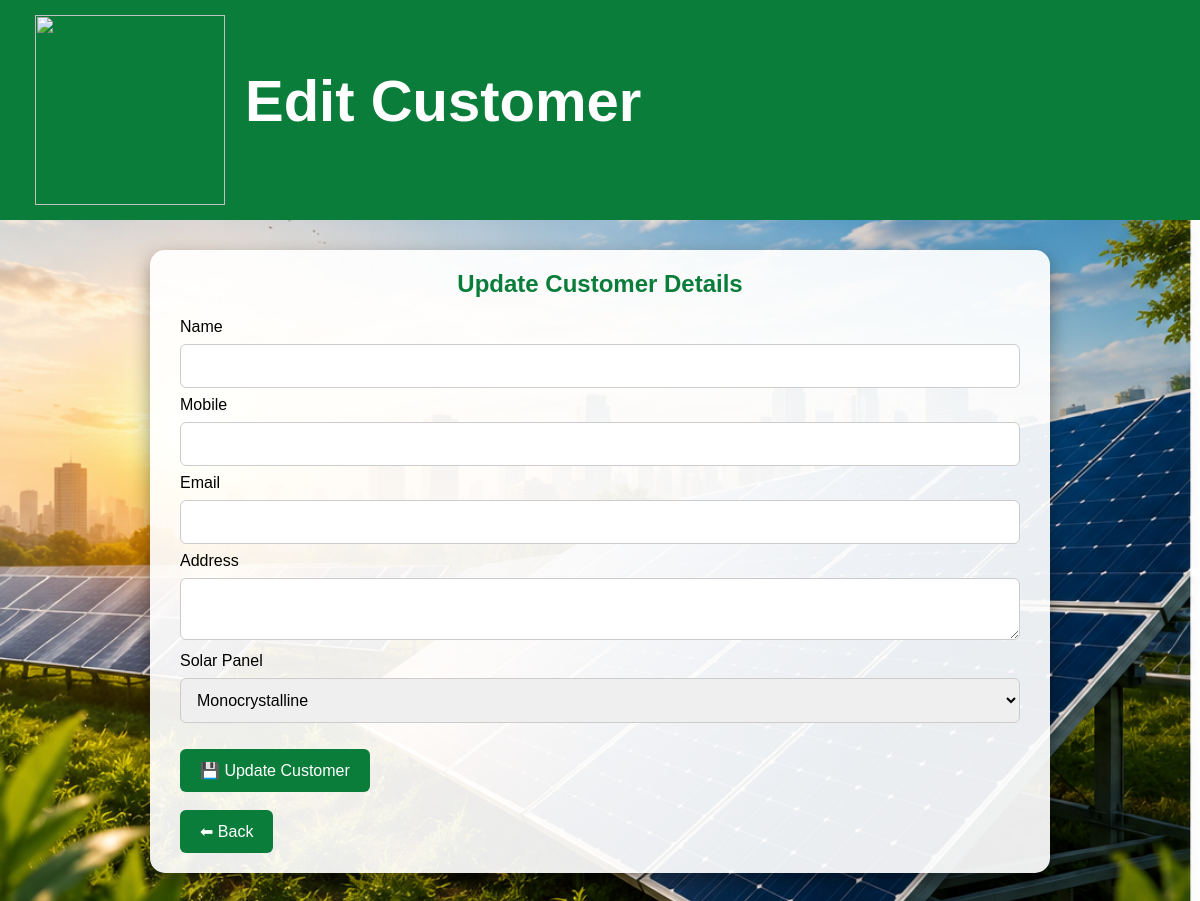
Before: /edit_customer/3 with the older database file.
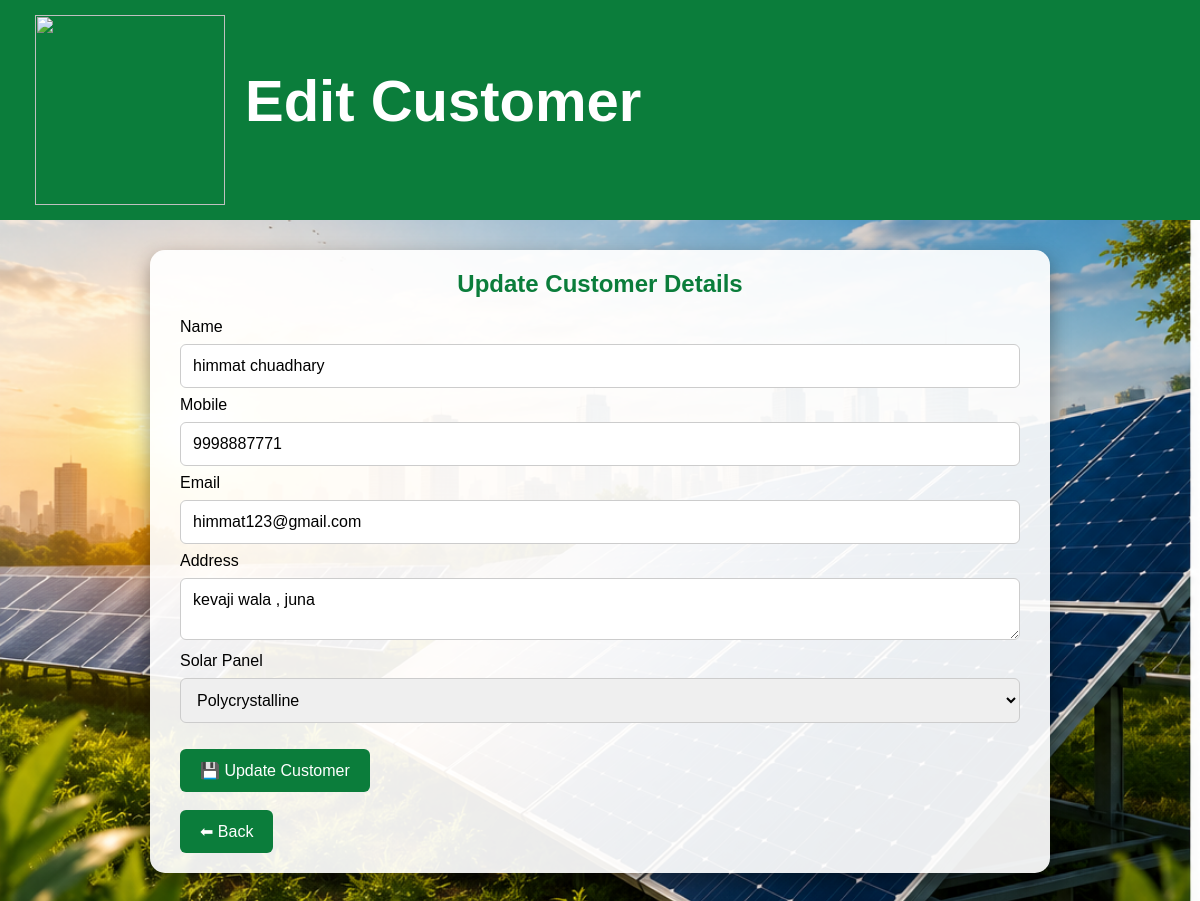
After: the same page with the newer database file.
### tables this page shows
CREATE TABLE customers(
id INTEGER PRIMARY KEY AUTOINCREMENT,
name TEXT,
mobile TEXT,
email TEXT,
address TEXT,
panel TEXT
);

### app.py (the view)
@app.route("/edit_customer/<int:id>")
def edit_customer(id):
    c = connect_db()
    cur = c.cursor()
    cur.execute("SELECT * FROM customers WHERE id=?", (id,))
    customer = cur.fetchone()
    c.close()
    return render_template("edit_customer.html", customer=customer)

### app.py (called while the page is built)
def connect_db():
    return sqlite3.connect("solar.db")

### templates/edit_customer.html (shortened to what this page needs)
<!DOCTYPE html>
<html>
<head>
<link rel="stylesheet"
href="{{ url_for('static', filename='style.css') }}">
</head>
<body>
<header class="header">
<div class="header-left">
<img src="{{ url_for('static', filename='images/logo.png') }}" class="logo">
<h1>Edit Customer</h1>
</div>
</header>
<div class="container">
<h2>Update Customer Details</h2>
<form action="/update_customer/{{ customer[0] }}" method="POST">
<label>Name</label>
<input type="text"
name="name"
value="{{ customer[1] }}"
required>
<label>Mobile</label>
<input type="text"
name="mobile"
value="{{ customer[2] }}"
required>
<label>Email</label>
<input type="email"
name="email"
value="{{ customer[3] }}"
required>
<label>Address</label>
<textarea name="address">{{ customer[4] }}</textarea>
<label>Solar Panel</label>
<select name="panel">
<option {% if customer[5]=='Monocrystalline' %}selected{% endif %}>
Monocrystalline
</option>
<option {% if customer[5]=='Polycrystalline' %}selected{% endif %}>
Polycrystalline
</option>
</select>
<br><br>
<button type="submit">
💾 Update Customer
</button>
</form>
<br>
<a href="/customer">
<button>
⬅ Back
</button>
</a>
</div>
</body>
</html>

Changed rows visible on the page:
added customers: name "himmat chuadhary", mobile "9998887771", email "himmat123@gmail.com", address "kevaji wala , juna", panel "Polycrystalline"
Other visible differences:
form field panel: "Monocrystalline" → (not shown)
